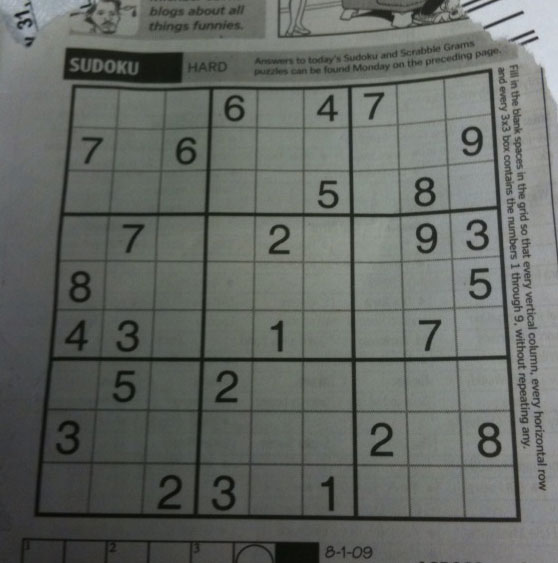
#> input picture 2021-05-07/sudoku.jpg, 558 x 563 px
$ python 'Cp9 - Sobel.py'
#> lines starting #> are read from the running program, lines starting #| are printed output that depends on the picture
import numpy as np
import cv2 as cv
from matplotlib import pyplot as plt


def Laplacian(fileName, blurValue):
    img = cv.imread(fileName,cv.IMREAD_GRAYSCALE)
    img = cv.GaussianBlur(img,(blurValue,blurValue),0) #Aplicação de blur através da média do kernel

    lap_blur = cv.Laplacian(img, cv.CV_64F) #Laplacian é um dos métodos de blur, utliza-se de derivdadas parciais do método Sobel, de um kernel 3x3
    lap_blur = np.uint8(np.abs(lap_blur)) #Conversão de 64F para uint8
    cv.imshow("Imagem with Laplacian Filter", lap_blur)
    cv.waitKey(0)


def Sobel(fileName,blurValue):
#> called with fileName = 'sudoku.jpg', blurValue = 5
    img = cv.imread(fileName,cv.IMREAD_GRAYSCALE)
#> img: shape (563, 558); min 7, max 218, mean 102.4
    img = cv.GaussianBlur(img,(blurValue,blurValue),0)
    SobelX = cv.Sobel(img,cv.CV_64F,1,0) #O método de Sobel para detectar bordas, faz uso de derivdas em um determinado eixo de um kernel 3x3, é preciso específicar o eixo a ser tratado com um vetor unitário do eixo, para a derivada diercional
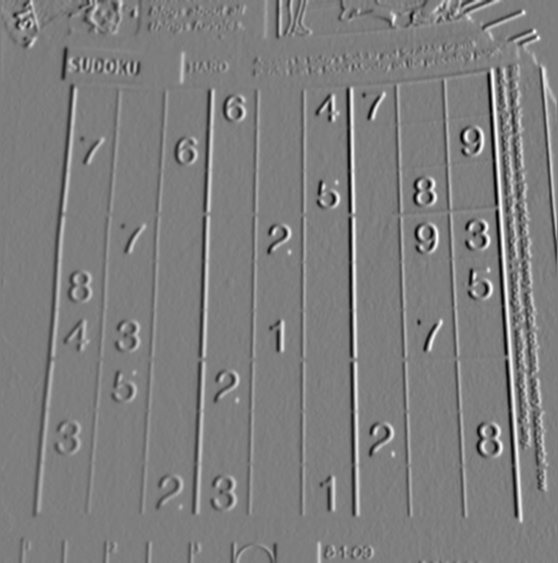
#> SobelX: shape (563, 558) float64; min -250, max 255, mean 1; drawn with min black and max white
    SobelX = np.uint8(np.abs(SobelX)) #Novamente a conversão do tipo de dados trabalhados
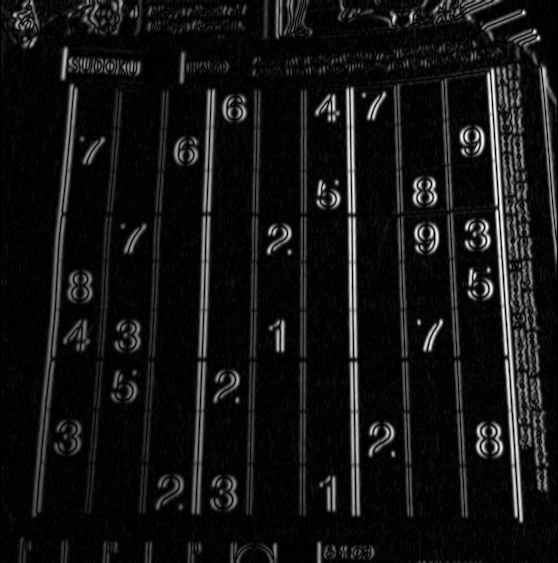
#> SobelX: shape (563, 558); min 0, max 255, mean 19.8
    SobelY = cv.Sobel(img,cv.CV_64F,0,1) # Dessa vez definindo o eixo Y como verdadeiro, através do vetor unitário em Y
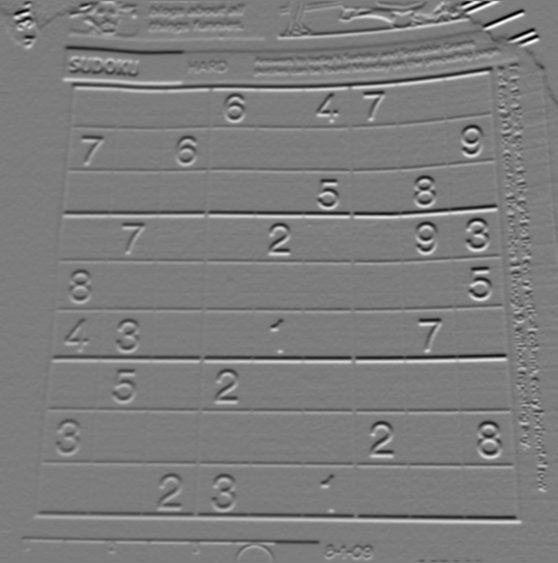
#> SobelY: shape (563, 558) float64; min -297, max 307, mean -0.8; drawn with min black and max white
    SobelY = np.uint8(np.abs(SobelY))
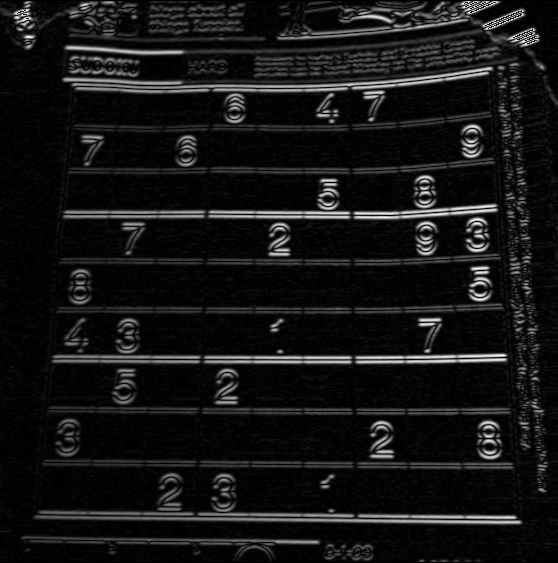
#> SobelY: shape (563, 558); min 0, max 255, mean 20.8
    Mask = cv.bitwise_or(SobelX, SobelY) #Aplicando uma mascara com operadores lógicos "bitwise_or" para unir os dois eixos de sobel.
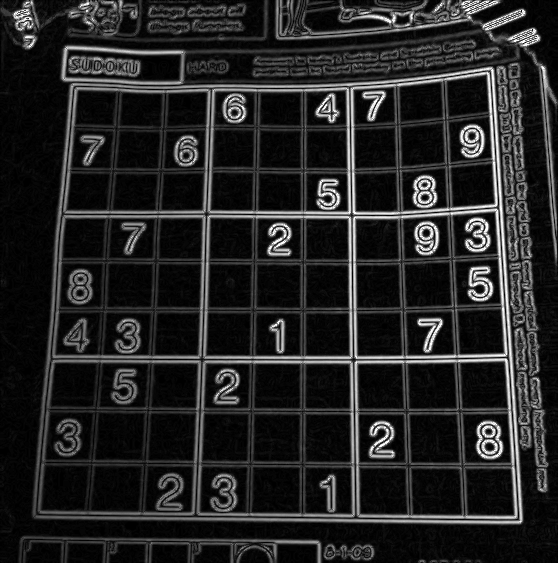
#> Mask: shape (563, 558); min 0, max 255, mean 36.5
    imagens = [img,SobelX,SobelY,Mask]
    tlt = ["Original","Sobel X", "Sobel Y", "Mascara X+Y"]
    for i in range(4):
        plt.subplot(2,2,i+1), plt.imshow(imagens[i],'gray')
        plt.title(tlt[i])
    plt.show()


#Sobel("brigadeiros.jpg",5)
Sobel("sudoku.jpg",5)
#Laplacian("brigadeiros.jpg",5)


#Informação importante, A transição do preto para o branco, as derivadas parciais assumem uma taxa de inclinação positivas, sendo possiveis utiliazar o escopo de inteiros de 1 byte (8 bits) que tem um range de 0 - 255
#quando se tranforma de branco para o preto, na binarização, o coeficiente angular torna-se negativo, fugindo do tipo de uint8, então é necessário utilizar o tipo de 64F, e depois, utilizando
#a biblioteca numpy, utiliaz-se do método np.abs() ou np.absolute() para converter novamente em uint8, para escara de cor padrão de 0 - 255.

#A definição de borda é nada mais que uma região na qual há um limite entre duas regiões com níveis de cinza muito diferentes entre sí, e encontra-se essa região com um vetor gradiente, que indica a maior variação
#de um determinado valor, que nos nossos estudos é a intensidade de cinza em uma região, e a sua direção. Se houver uma variação rápida nas abicissas, quer dizer que existe uma borda vertical nauqlea região, o mesmo se aplica
#caso a variação nas abicissas seja de forma lenta, em nas ordenadas de forma rápida, o resutado é uma borda no sentido vertical, mesmo sentido do vetor gradiente da função.

#É importante ressaltar que o método Laplaciado faz uso de derivada de segunda ordem com o operador gradiente, dessa maneira, é muito sensível em relações a ruídos, necessitando de uma mascara maior, no entanto faz com que
#o brilho da imagem decaída. Sendo assim, é muito pouco utilizado, e normalmente não é muito prático e eficaz.

$ run again, with 2021-05-07/brigadeiros.jpg copied over 2021-05-07/sudoku.jpg
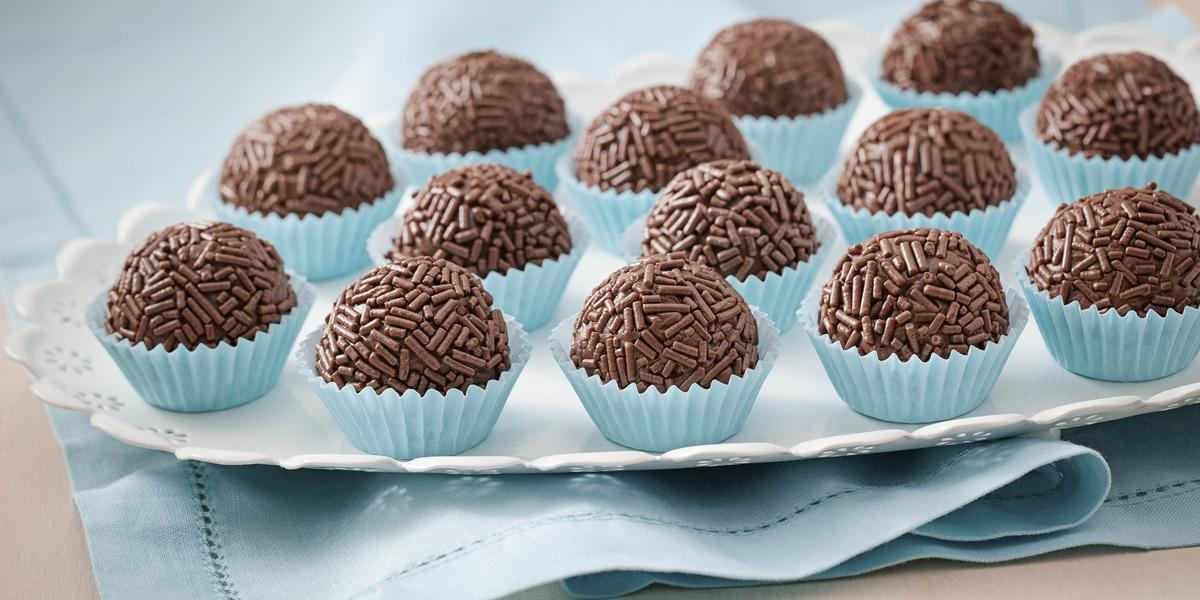
#> input picture 2021-05-07/brigadeiros.jpg, 1200 x 600 px
#> in Sobel, `SobelY = cv.Sobel(img,cv.CV_64F,0,1)`:
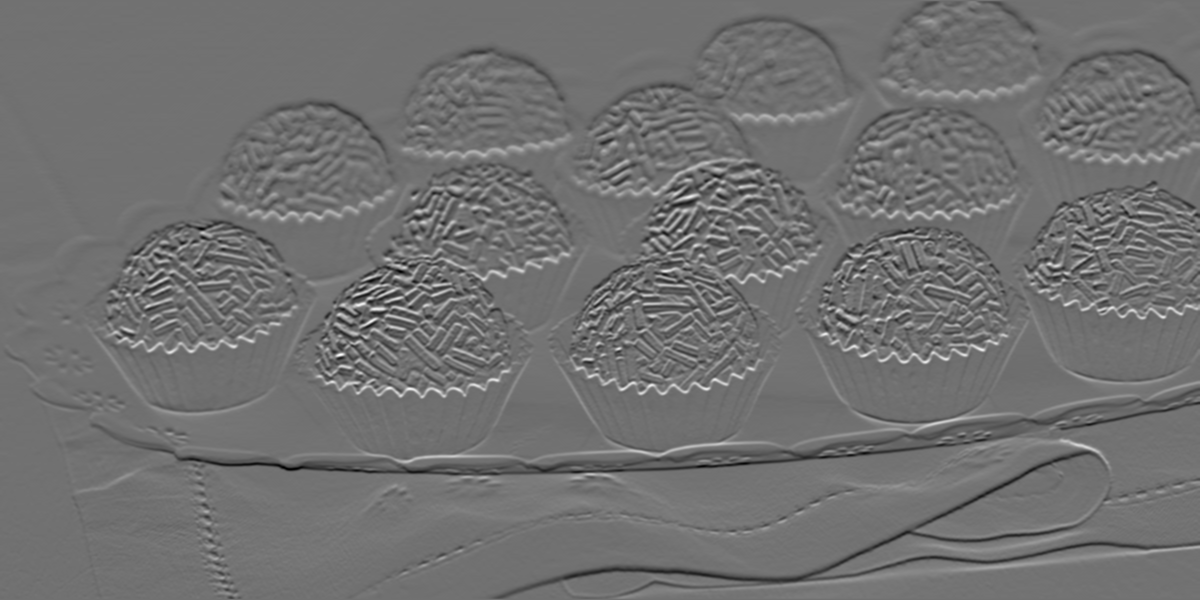
#> SobelY: shape (600, 1200) float64; min -417, max 521, mean -0.3; drawn with min black and max white
#> in Sobel, `Mask = cv.bitwise_or(SobelX, SobelY) #Aplicando uma mascara com operad..`:
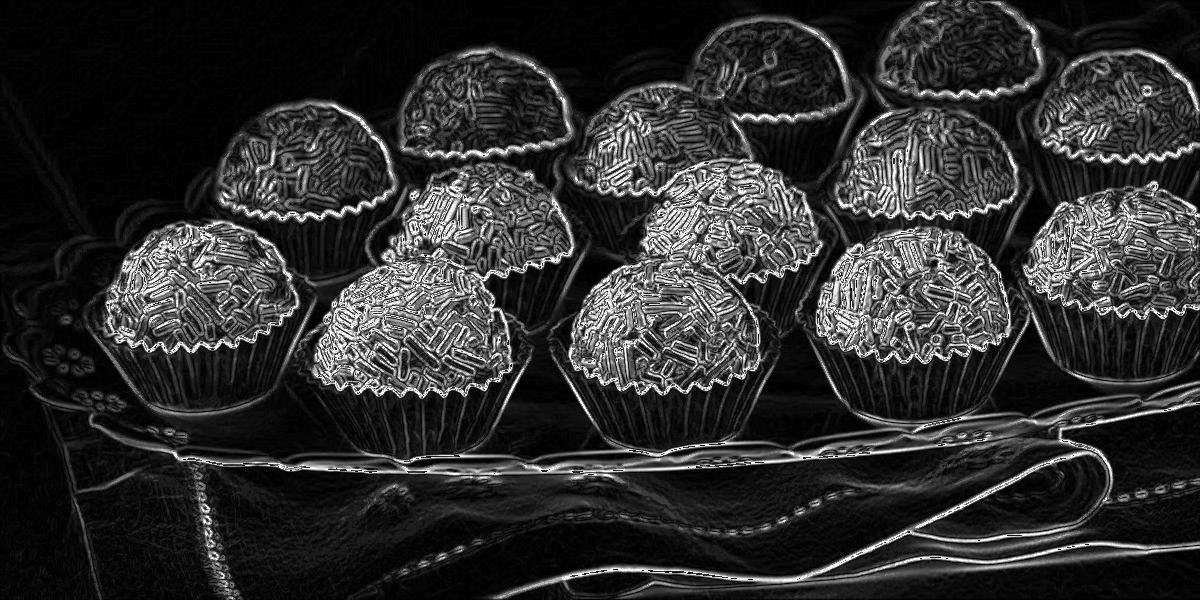
#> Mask: shape (600, 1200); min 0, max 255, mean 47.2

$ run again, with 2021-05-07/campoColorido.jpg copied over 2021-05-07/sudoku.jpg
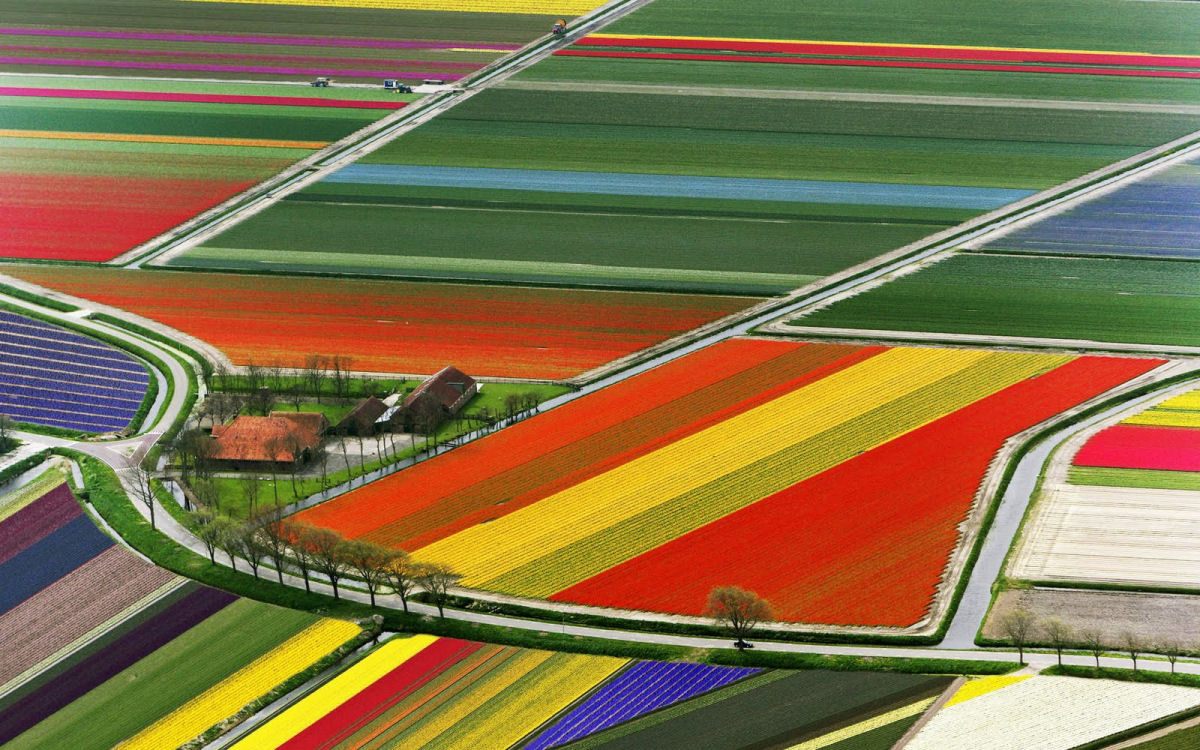
#> input picture 2021-05-07/campoColorido.jpg, 1200 x 750 px
#> in Sobel, `SobelY = cv.Sobel(img,cv.CV_64F,0,1)`:
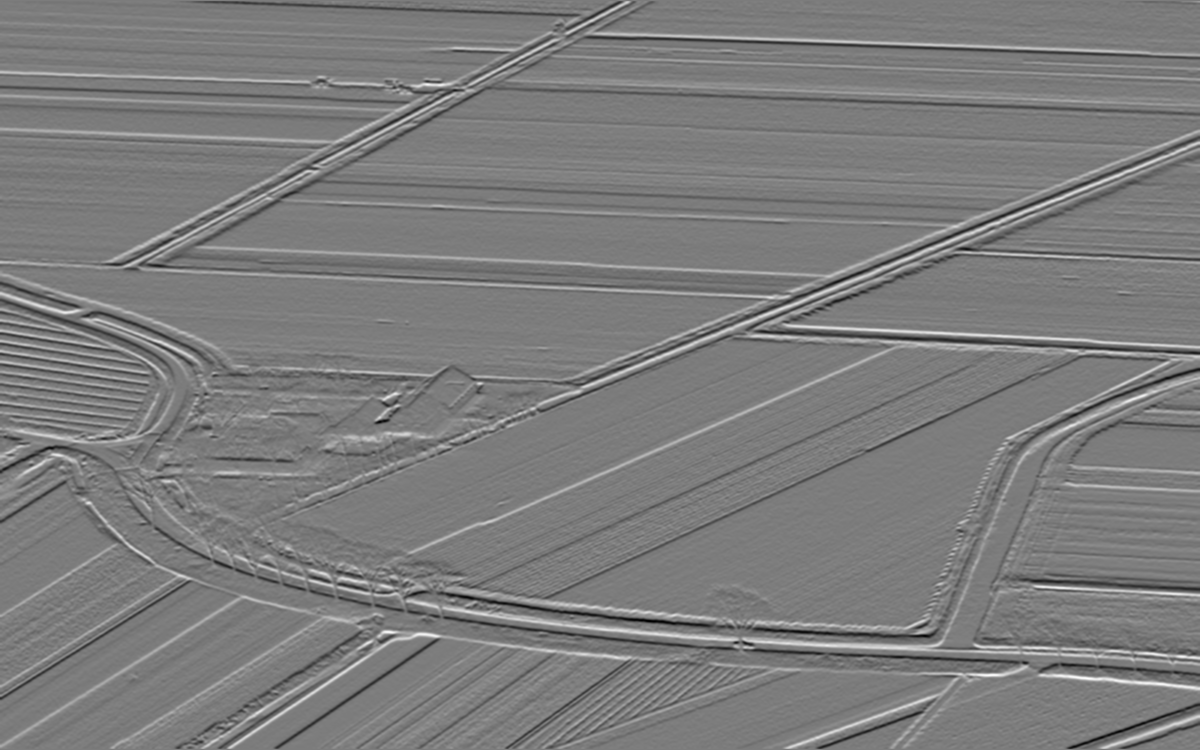
#> SobelY: shape (750, 1200) float64; min -466, max 487, mean -0.2; drawn with min black and max white
#> in Sobel, `Mask = cv.bitwise_or(SobelX, SobelY) #Aplicando uma mascara com operad..`:
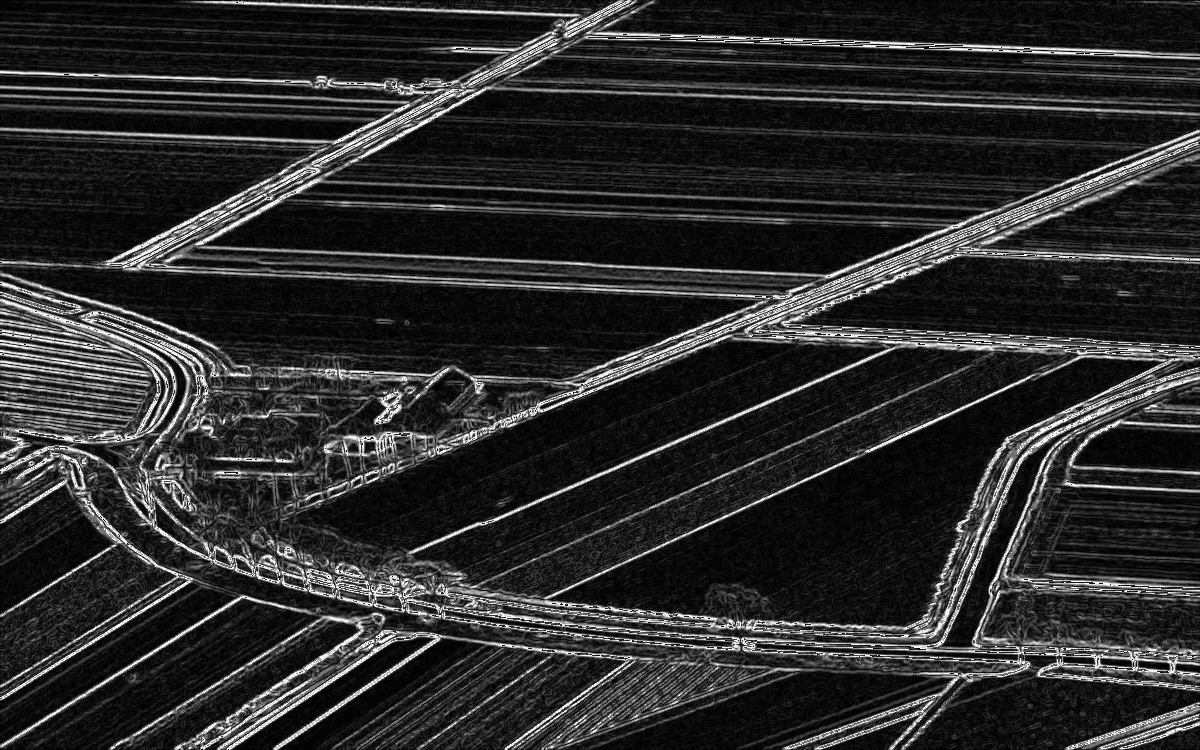
#> Mask: shape (750, 1200); min 0, max 255, mean 43.6
